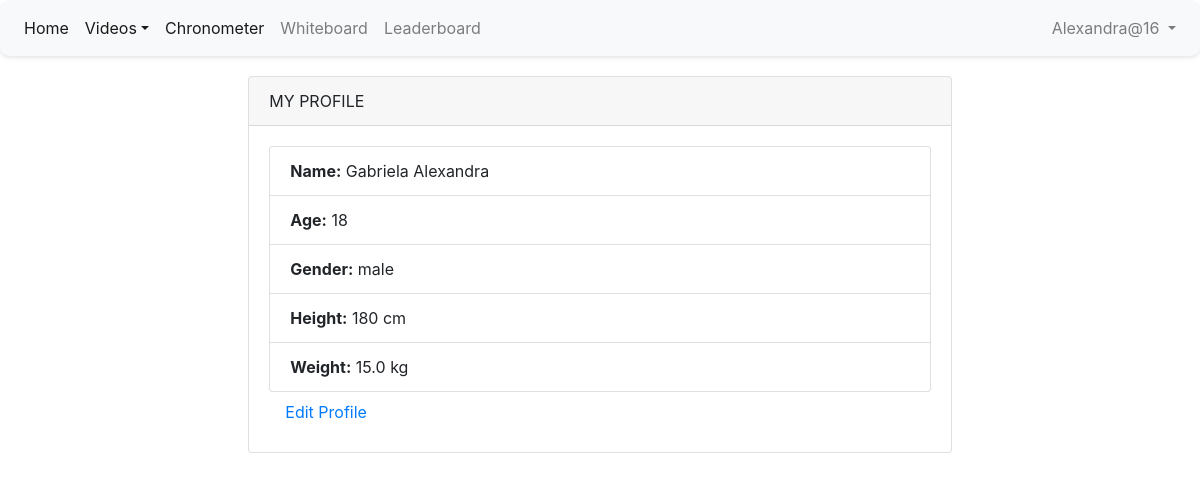
The page /profile-details/3/ (signed in) on the database as committed earlier.
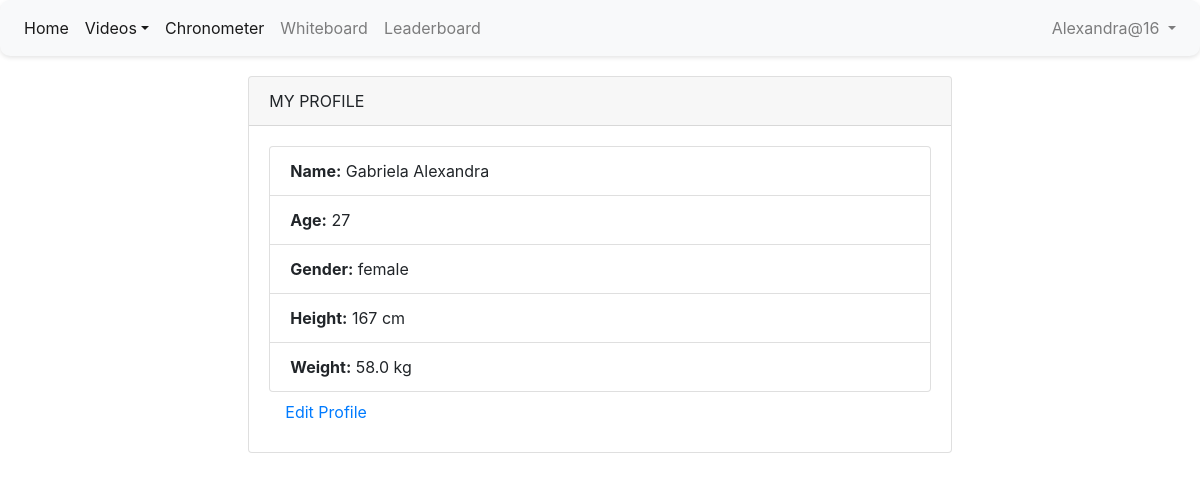
The same page on the database as committed later.
### crossfit/models.py (models this page shows, shortened)
class Profile(AbstractUser):
    gender = models.CharField(max_length=20)
    age = models.IntegerField(default=0)
    height = models.IntegerField(default=0)
    weight = models.FloatField(default=0)

### crossfit/views.py (the view)
# urls.py: path('profile-details/<int:pk>/', ProfileDetailView.as_view(), name='profile-details'),
class ProfileDetailView(LoginRequiredMixin, DetailView):
    model = Profile
    template_name = 'profiledetails.html'
    context_object_name = 'profile'

### templates/profiledetails.html (shortened to what this page needs)
{% extends 'base.html' %}
{% block content %}
<div class="card-body">
    <div class="row justify-content-center">
        <div class="col-md-8">
            <div class="card" style="background: #fff">
                <div class="card-header">MY PROFILE</div>
                <div class="card-body">
                    <ul class="list-group">
                        <li class="list-group-item"><strong>Name:</strong> {{ profile.first_name }} {{ profile.last_name }}</li>
                        <li class="list-group-item"><strong>Age:</strong> {{ profile.age }}</li>
                        <li class="list-group-item"><strong>Gender:</strong> {{ profile.gender }}</li>
                        <li class="list-group-item"><strong>Height:</strong> {{ profile.height }} cm</li>
                        <li class="list-group-item"><strong>Weight:</strong> {{ profile.weight }} kg</li>
                    </ul>
                    <a class="nav-link" href="{% url 'profile-update' pk=request.user.pk %}">Edit Profile</a>
                </div>
            </div>
        </div>
    </div>
</div>
{% endblock %}

### templates/base.html (shortened to what this page needs)
{% load static %}
<!DOCTYPE html>
<html lang="en">
<head>
    <link rel="stylesheet" href="https://stackpath.bootstrapcdn.com/bootstrap/4.3.1/css/bootstrap.min.css"/>
</head>
<body>
{% include 'navbar.html' %}
<div class="content-wrapper">
    <div class="container">
        {% block content %} {% endblock %}
    </div>
</div>
</body>
</html>

### templates/navbar.html (shortened to what this page needs)
<nav class="navbar navbar-expand-lg navbar-light bg-light">
    <div class="collapse navbar-collapse" id="navbarNav">
        <ul class="navbar-nav mr-auto">
            <li class="nav-item active">
                <a class="nav-link" href="{% url 'home' %}">Home</a>
            </li>
            <li class="nav-item active">
                <a class="nav-link dropdown-toggle" href="#" id="navbarDropdownMenuLink" role="button"
                   data-toggle="dropdown" aria-haspopup="true" aria-expanded="false">Videos</a>
            </li>
            <li class="nav-item active">
                <a class="nav-link" href={% url 'chronometer' %}>Chronometer</a>
            </li>
            {% if request.user.is_authenticated %}
                <li class="nav-item">
                    <a class="nav-link" href="{% url 'workout_list' %}">Whiteboard</a>
                </li>
                <li class="nav-item">
                    <a class="nav-link" href="{% url 'leaderboard' %}">Leaderboard</a>
                </li>
            {% endif %}
        </ul>
        <ul class="navbar-nav">
            {% if request.user.is_authenticated %}
                <li class="nav-item dropdown">
                    <a class="nav-link dropdown-toggle" href="#" id="navbarDropdownMenuLink" role="button"
                       data-toggle="dropdown" aria-haspopup="true" aria-expanded="false">
                        {{ request.user.username }}
                    </a>
                </li>
            {% endif %}
        </ul>
    </div>
</nav>

### templates/navbar.html (style rules this page uses)
.navbar { background-color: #fff; box-shadow: 0 2px 4px rgba(0, 0, 0, 0.1); border-radius: 10px; }
.navbar-nav .nav-link { color: #000; position: relative; }
.navbar-nav .nav-link:before { content: ''; position: absolute; bottom: -2px; left: 0; width: 0; height: 2px; background-color: yellowgreen; transition: width 0.3s ease; }

Rows that differ between the two databases and show on the page:
changed Profile "Alexandra@16": age "18" → "27"; gender "male" → "female"; height "180" → "167"; weight "15.0" → "58.0"
